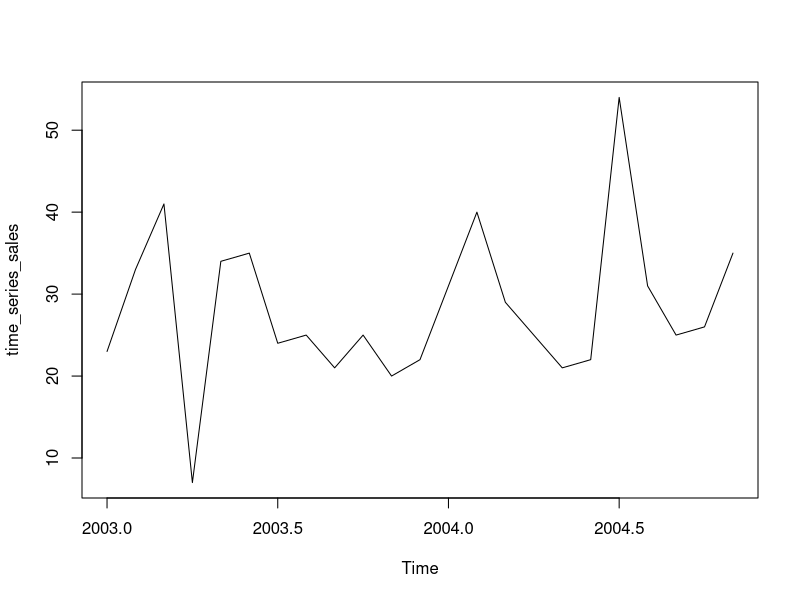
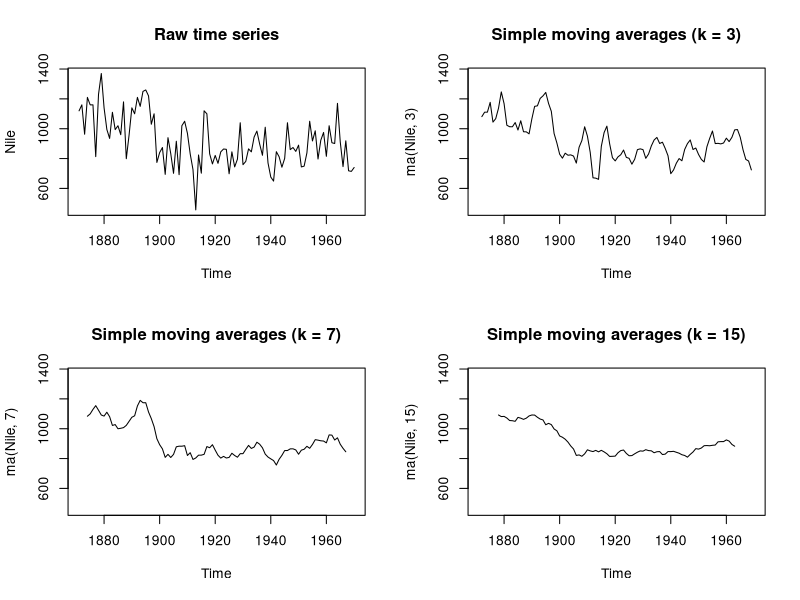
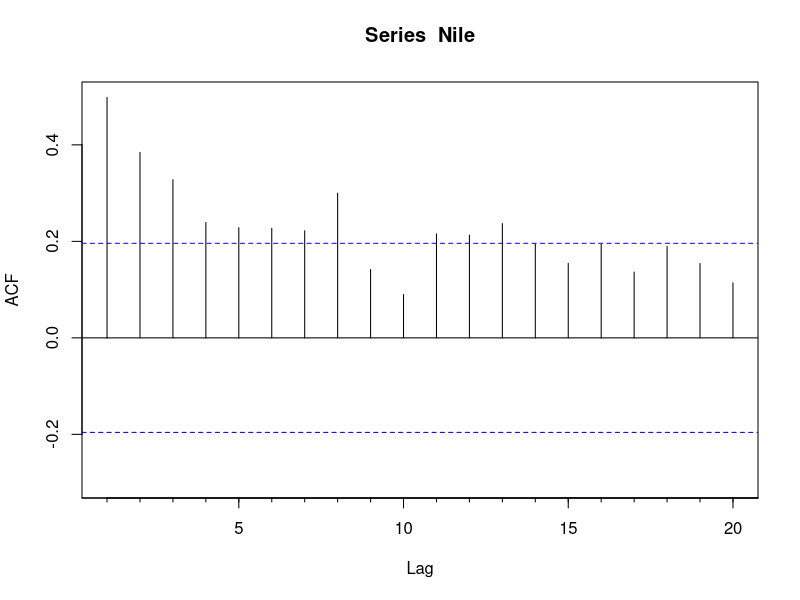
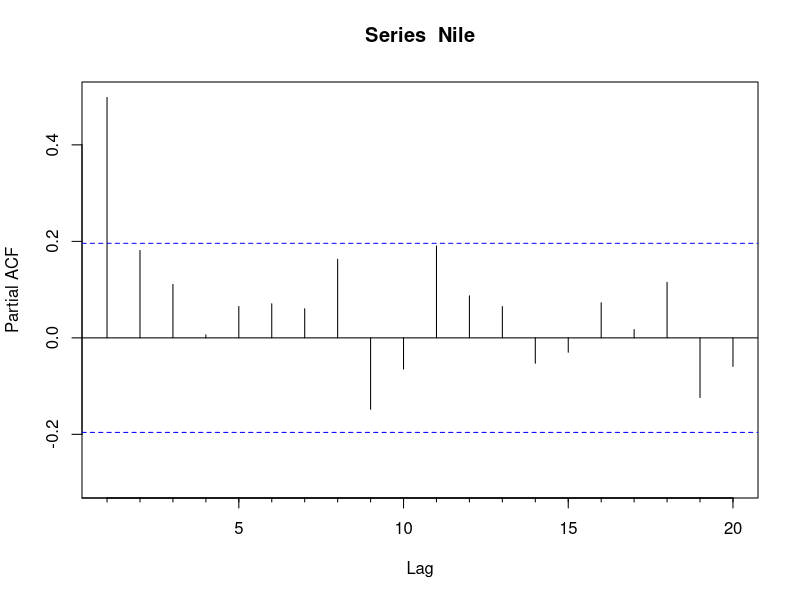
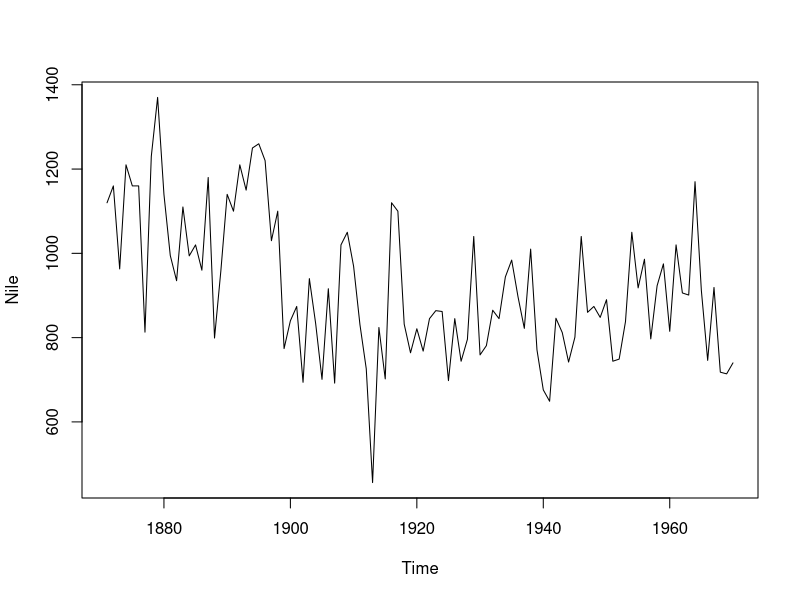

R code for these plots, in order: (Note: this script raises an error after producing the figures.)
# Simple example of a time series object

# Vector is monthly information starting at 1/2003
sales <- c(23, 33, 41, 7, 34, 35, 24, 25, 21, 25, 20,
           22, 31, 40, 29, 25, 21, 22, 54, 31, 25, 26, 35)

time_series_sales <- ts(sales, start = c(2003, 1), frequency = 12)

plot(time_series_sales)
start(time_series_sales)
end(time_series_sales)
frequency(time_series_sales)

# First step of time series analysis is to describe
# it numerically and visually

# We're using a Nile time series that recorded
# annual flow of the nile between 1871-1970

# Plot the data first and smooth it to resolve
# error components

install.packages("forecast")
library(forecast)

default_settings <- par(no.readonly = TRUE)
par(mfrow = c(2,2))

yrange <- c(min(Nile), max(Nile))
plot(Nile, main = "Raw time series")
# ma() function is used to smooth the Nile time series
plot(ma(Nile, 3), main = "Simple moving averages (k = 3)", ylim = yrange)
plot(ma(Nile, 7), main = "Simple moving averages (k = 7)", ylim = yrange)
plot(ma(Nile, 15), main = "Simple moving averages (k = 15)", ylim = yrange)
par(default_settings)

# As k increases the plot becomes increasingly smooth

# Plot the acf chart - measure of how the observations
# in the time series relate to each other 
# if the autocorrelation crosses the dashed blue line
# it means specific lag is significantly correlated with
# current time series. A stationary time series will have
# autocorrelation for quickly ro 0. With non-stationarity
# series that drops quickly.

# ACF() plot
acf_result <- Acf(Nile)
acf_result

# PACF or Partial auto-correlation plot
pacf_result <- Pacf(Nile)

# Test that the time series is stationary
library(tseries)

# if p < 0.05 then the time series is stationary
adf.test(Nile)
plot(Nile)

# Assess the presense of a trend in the data
ndiffs(Nile)

# Assessing the presence of a trend in the differenced time series
ndiffs(diff_Nile)

# There is a trend within the data, so the series is differenced
# once (lag = 1)
diff_Nile <- diff(Nile, lag = 1) # given by ndiffs test, value of lag
ndiffs(diff_Nile)

# Show both charts side-by-side for comparision
default_settings <- par(no.readonly = TRUE)
par(mfrow = c(1,2))
plot(Nile)
plot(diff_Nile)
par(default_settings)

# Now we can proceed to the next step
adf.test(diff_Nile)

# Identifying one or more models
# we need to examine autocorrelation and partial autocorrelation plots
# for the differenced Nile time series

Acf(diff_Nile, main = "Autocorrelation plot for differenced nile time series")

#partial autocorrlation plot
pacf(diff_Nile, main = " Partial Autocorrelation plot for differenced nile time series")


# We use the original dataset for the Arima model
# and modify the d-value to suit our area of findings
# and d = 1
arima_model <- Arima(Nile, order = c(0, 1, 1))
arima_model

# Accuracy measures using the MAPE
# Measures the prediction of accuracy
accuracy(arima_model)

qqnorm(arima_model$residuals)
qqline(arima_model$residuals)

# box test function provides a test that autocorrelates
# are all 0 (Null Hypothesis)
Box.test(arima_model$residuals, type = "Ljung-Box")

# Forecast three years ahead for the Nile time series
forecast(arima_model, 3)
plot(forecast(arima_model, 3), xlab = "Year", ylab = "Annual flow")

# Automated Arima forecast
auto_arima_model <- auto.arima(Nile)
accuracy(auto_arima_model)

qqnorm(auto_arima_model$residuals)
qqline(auto_arima_model$residuals)

# Plot information for predicted values
plot(forecast(auto_arima_model, 3), 
              xlab = "Year", 
              ylab = "Annual flow")

auto_arima_model
arima_model


